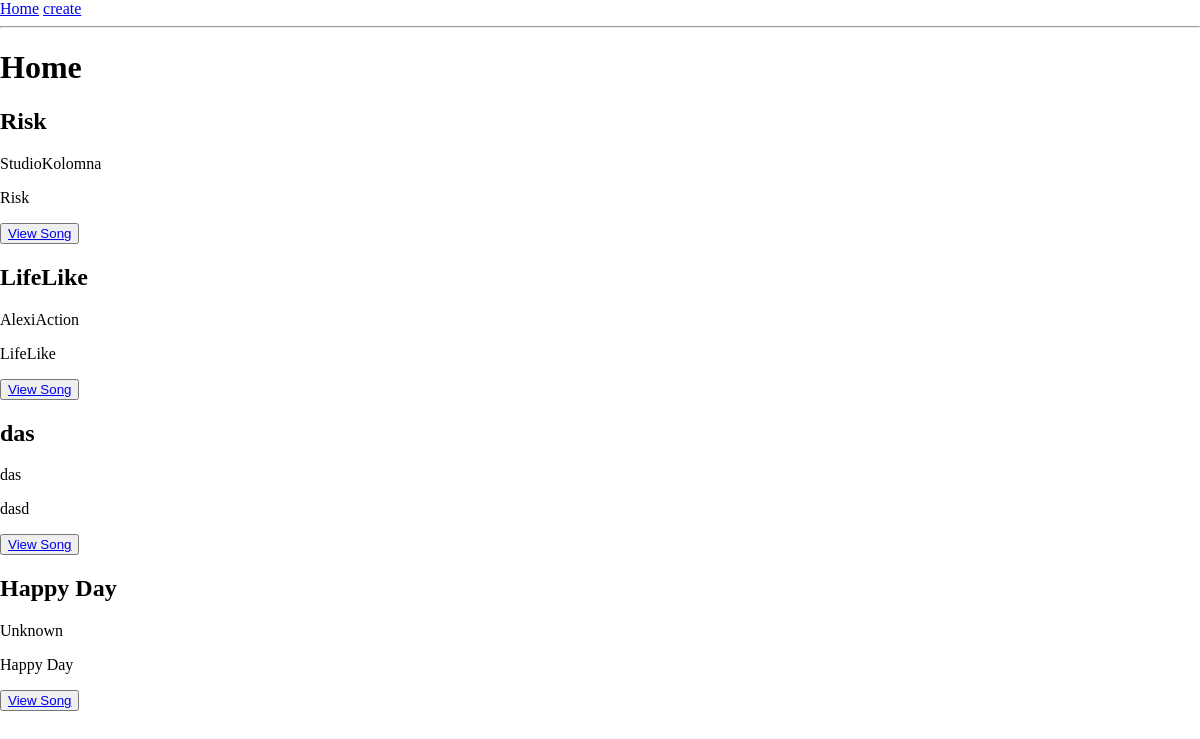
Before: / with the older database file.
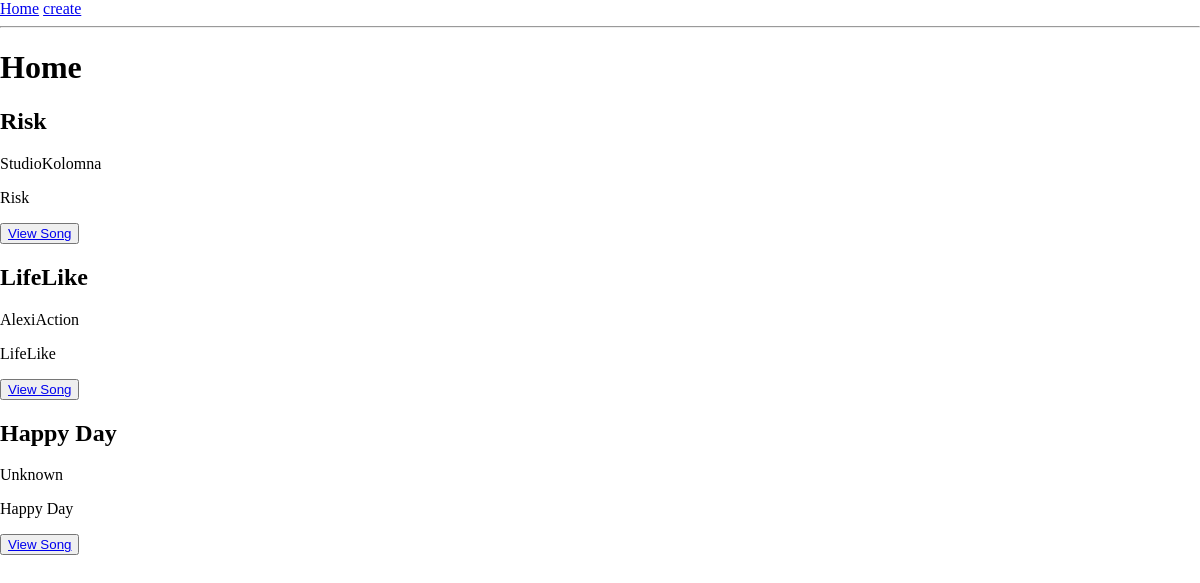
After: the same page with the newer database file.
### tables this page shows
CREATE TABLE `songs` (
    `id` INTEGER PRIMARY KEY AUTOINCREMENT,
    `title` varchar(255) NOT NULL,
    `artist` varchar(255) NOT NULL,
    `album` varchar(255) NOT NULL,
    `filename` varchar(255) NOT NULL
);

### app.py (the view)
@app.route("/")
def index():
    print(app.static_folder)
    conn = get_db_connection()
    songs = conn.execute('SELECT * FROM songs').fetchall()
    conn.close()
    return render_template('index.html', songs=songs)

### app.py (called while the page is built)
def get_db_connection():
    conn = sqlite3.connect('database.db')
    conn.row_factory = sqlite3.Row
    return conn

### templates/index.html
{% extends 'base.html' %}
{% block content %}
    <h1>Home</h1>
    {% for song in songs %}
        <div class="song">
            <h2>{{ song.title }}</h2>
            <p>{{ song.artist }}</p>
            <p>{{ song.album }}</p>
            <button><a href="/song/{{ song.id }}">View Song</a></button>
        </div>
    {% endfor %}
{% endblock %}

### templates/base.html (shortened to what this page needs)
<!DOCTYPE html>
<html>
<head>
</head>
<body>
    <nav>
        <a href="{{ url_for('index') }}">Home</a>
        <a href="/create">create</a>
    </nav>
    <hr>
    <div class="content">
        {% block content %}{% endblock %}
    </div>

### templates/base.html (style rules this page uses)
body { margin: 0; }

Changed rows visible on the page:
removed songs: title "das", artist "das", album "dasd"
